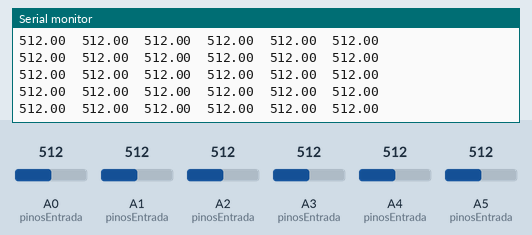
Simulated run of this sketch. Board: Arduino Leonardo, built with avr-gcc and run on an emulated ATmega32U4. Parts: the last lines printed to the serial monitor. Inputs (shaded band) come from the test bench; at power-on: A0 (pinosEntrada) = 512, A2 (pinosEntrada) = 512, A1 (pinosEntrada) = 512, A3 (pinosEntrada) = 512, A4 (pinosEntrada) = 512, A5 (pinosEntrada) = 512.

Above: at 1.2 s.
1.3 s: A0 (pinosEntrada) set to 882
At 2.2 s:
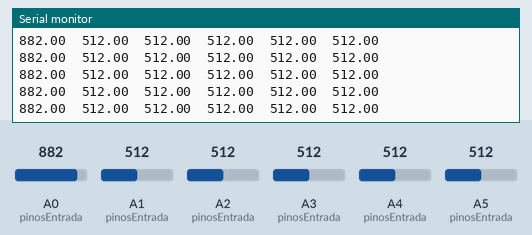
4.3 s: A0 (pinosEntrada) set to 900
At 5.2 s:
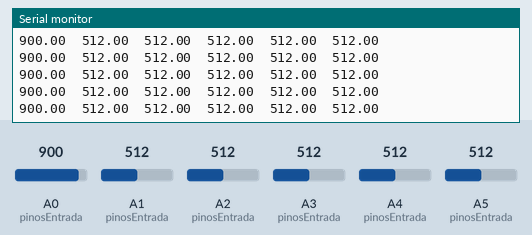
10.3 s: A2 (pinosEntrada) set to 882
At 11.0 s:
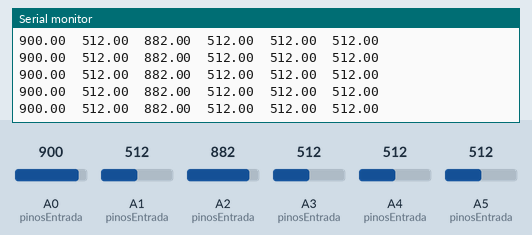
13.3 s: A2 (pinosEntrada) set to 905
Timing chart, 0 to 14.3 s (numbered marks = the images above; inputs shaded):
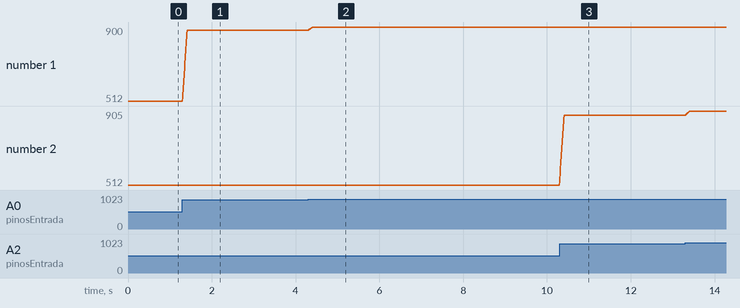

Measured:
- after the input at 1.3 s, the serial monitor: prints a new line at once (image 1)
- after the input at 4.3 s, the serial monitor: prints a new line at once (image 2)
- after the input at 10.3 s, the serial monitor: prints a new line at once (image 3)
- plotted number 1: 512 → 882 after the input at 1.3 s, 882 → 900 after the input at 4.3 s
- plotted number 2: 531 → 883 after the input at 10.3 s, 883 → 905 after the input at 13.3 s

The sketch:

Piano.ino
```cpp
/* ******************* Piano de Bananas *******************

   Guia de conexão:
   Ligar cada uma das entradas analógicas ao fio que vai ser conectado à banana e também a um resistor de 10M Ohm
   Ligar cada resistor de 10M Ohm ao 5V do Arduino
   Ligar o GND à pulseira

   Link para o som de Piano <https://recursivearts.com/virtual-piano/>
   Instalar biblioteca <movingavg>
   PRECISA OBRIGATORIAMENTE SER UM ARDUINO LEONARDO

 ***************************************************************************** */

#include <Keyboard.h>
#include <movingAvg.h>


// Ajustar esses valores de acordo com a leitura feita pelo Arduino
const int limiarPressionado = 890;
const int limiarSolto = 980;
const byte numPinos = 6;


const byte pinosEntrada[numPinos] = {A0, A1, A2, A3, A4, A5};
const char teclas[numPinos] = {'t', 'y', 'u', 'i', 'o', 'p'};


struct estruturaEntrada
{
  byte pinoAnalogico;
  char tecla;
  movingAvg filtro = movingAvg(20);
  boolean pressionado = false;
};


estruturaEntrada pinos[numPinos];


void setup()
{
  Serial.begin(115200);


  for (int i = 0; i < numPinos; i++)
  {
    pinos[i].pinoAnalogico = pinosEntrada[i];
    pinos[i].tecla = teclas[i];
    pinos[i].filtro.begin();
  }
}


void loop()
{
  for (int i = 0; i < numPinos; i++)
  {
    float mediaAtual = pinos[i].filtro.reading(analogRead(pinos[i].pinoAnalogico));
    boolean estadoAnterior = pinos[i].pressionado;
    boolean estadoAtual = estadoAnterior;
    Serial.print(mediaAtual);
    Serial.print("\t");

    if (mediaAtual < limiarPressionado)
    {
      estadoAtual = true;      // Tecla pressionada
    }
    else if  (mediaAtual > limiarSolto)
    {
      estadoAtual = false;      // Tecla solta
    }


    if (estadoAtual != estadoAnterior)
    {
      if (estadoAtual)
        Keyboard.press(pinos[i].tecla);
      else
        Keyboard.release(pinos[i].tecla);
    }
    pinos[i].pressionado = estadoAtual;
  }
  Serial.println();
}
```
